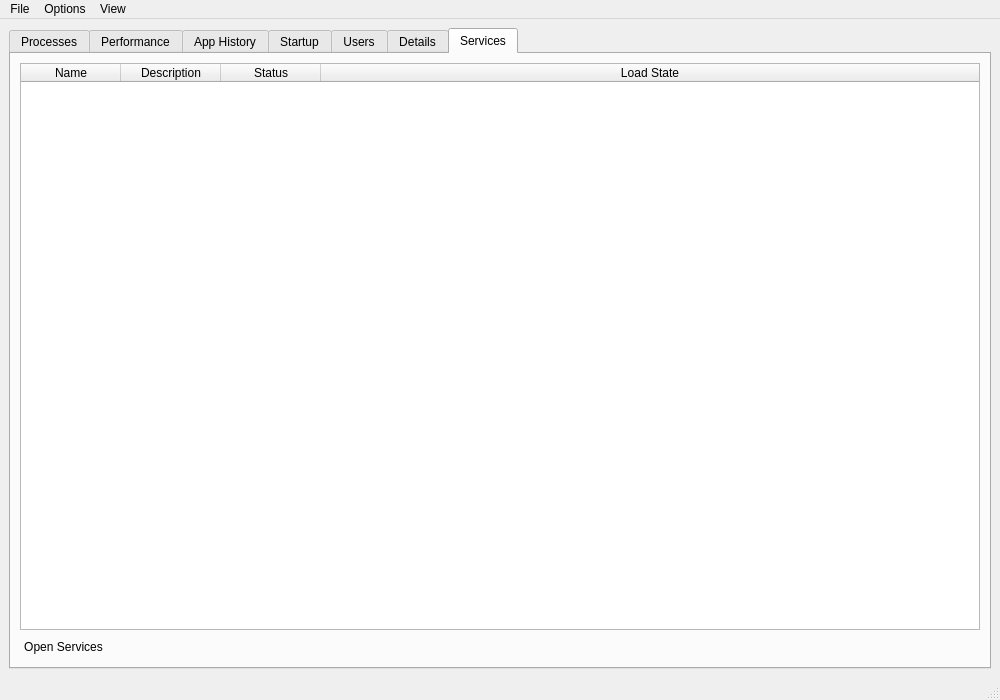
<?xml version="1.0" encoding="UTF-8"?>
<ui version="4.0">
 <class>MainWindow</class>
 <widget class="QMainWindow" name="MainWindow">
  <property name="geometry">
   <rect>
    <x>0</x>
    <y>0</y>
    <width>1000</width>
    <height>700</height>
   </rect>
  </property>
  <property name="windowTitle">
   <string>Linux Task Manager</string>
  </property>
  <widget class="QWidget" name="centralwidget">
   <layout class="QVBoxLayout" name="verticalLayout">
    <item>
     <widget class="QTabWidget" name="tabWidget">
      <property name="currentIndex">
       <number>6</number>
      </property>
      <widget class="QWidget" name="processesTab">
       <attribute name="title">
        <string>Processes</string>
       </attribute>
       <layout class="QVBoxLayout" name="verticalLayout_2">
        <item>
         <widget class="QTableWidget" name="processTable">
          <property name="editTriggers">
           <set>QAbstractItemView::NoEditTriggers</set>
          </property>
          <property name="selectionBehavior">
           <enum>QAbstractItemView::SelectRows</enum>
          </property>
          <property name="showGrid">
           <bool>false</bool>
          </property>
          <property name="columnCount">
           <number>5</number>
          </property>
          <attribute name="horizontalHeaderStretchLastSection">
           <bool>true</bool>
          </attribute>
          <column>
           <property name="text">
            <string>Name</string>
           </property>
          </column>
          <column>
           <property name="text">
            <string>PID</string>
           </property>
          </column>
          <column>
           <property name="text">
            <string>CPU %</string>
           </property>
          </column>
          <column>
           <property name="text">
            <string>Memory (KB)</string>
           </property>
          </column>
          <column>
           <property name="text">
            <string>Owner</string>
           </property>
          </column>
         </widget>
        </item>
        <item>
         <layout class="QHBoxLayout" name="horizontalLayout">
          <item>
           <spacer name="horizontalSpacer">
            <property name="orientation">
             <enum>Qt::Horizontal</enum>
            </property>
            <property name="sizeHint" stdset="0">
             <size>
              <width>40</width>
              <height>20</height>
             </size>
            </property>
           </spacer>
          </item>
          <item>
           <widget class="QPushButton" name="terminateProcessButton">
            <property name="text">
             <string>Terminate Process</string>
            </property>
           </widget>
          </item>
         </layout>
        </item>
       </layout>
      </widget>
      <widget class="QWidget" name="performanceTab">
       <attribute name="title">
        <string>Performance</string>
       </attribute>
      </widget>
      <widget class="QWidget" name="appHistoryTab">
       <attribute name="title">
        <string>App History</string>
       </attribute>
       <layout class="QVBoxLayout" name="verticalLayout_3">
        <item>
         <widget class="QLabel" name="resourceUsageLabel">
          <property name="text">
           <string>Resource usage since [Date] for the current user account.</string>
          </property>
         </widget>
        </item>
        <item>
         <widget class="QPushButton" name="deleteHistoryButton">
          <property name="cursor">
           <cursorShape>PointingHandCursor</cursorShape>
          </property>
          <property name="text">
           <string>Delete usage history</string>
          </property>
          <property name="flat">
           <bool>false</bool>
          </property>
         </widget>
        </item>
        <item>
         <widget class="QTableWidget" name="appHistoryTable">
          <property name="editTriggers">
           <set>QAbstractItemView::NoEditTriggers</set>
          </property>
          <property name="selectionBehavior">
           <enum>QAbstractItemView::SelectRows</enum>
          </property>
          <property name="showGrid">
           <bool>false</bool>
          </property>
          <property name="columnCount">
           <number>5</number>
          </property>
          <attribute name="horizontalHeaderStretchLastSection">
           <bool>true</bool>
          </attribute>
          <column>
           <property name="text">
            <string>Name</string>
           </property>
          </column>
          <column>
           <property name="text">
            <string>CPU time</string>
           </property>
          </column>
          <column>
           <property name="text">
            <string>Network</string>
           </property>
          </column>
          <column>
           <property name="text">
            <string>Metered network</string>
           </property>
          </column>
          <column>
           <property name="text">
            <string>Tile updates</string>
           </property>
          </column>
         </widget>
        </item>
       </layout>
      </widget>
      <widget class="QWidget" name="startupTab">
       <attribute name="title">
        <string>Startup</string>
       </attribute>
       <layout class="QVBoxLayout" name="verticalLayout_4">
        <item>
         <layout class="QHBoxLayout" name="horizontalLayout_2">
          <item>
           <spacer name="horizontalSpacer_2">
            <property name="orientation">
             <enum>Qt::Horizontal</enum>
            </property>
            <property name="sizeHint" stdset="0">
             <size>
              <width>40</width>
              <height>20</height>
             </size>
            </property>
           </spacer>
          </item>
          <item>
           <widget class="QLabel" name="biosTimeLabel">
            <property name="text">
             <string>Last BIOS time: N/A</string>
            </property>
           </widget>
          </item>
         </layout>
        </item>
        <item>
         <widget class="QTableWidget" name="startupTable">
          <property name="editTriggers">
           <set>QAbstractItemView::NoEditTriggers</set>
          </property>
          <property name="selectionBehavior">
           <enum>QAbstractItemView::SelectRows</enum>
          </property>
          <property name="showGrid">
           <bool>false</bool>
          </property>
          <property name="columnCount">
           <number>3</number>
          </property>
          <attribute name="horizontalHeaderStretchLastSection">
           <bool>true</bool>
          </attribute>
          <column>
           <property name="text">
            <string>Name</string>
           </property>
          </column>
          <column>
           <property name="text">
            <string>Command</string>
           </property>
          </column>
          <column>
           <property name="text">
            <string>Status</string>
           </property>
          </column>
         </widget>
        </item>
        <item>
         <layout class="QHBoxLayout" name="horizontalLayout_3">
          <item>
           <spacer name="horizontalSpacer_3">
            <property name="orientation">
             <enum>Qt::Horizontal</enum>
            </property>
            <property name="sizeHint" stdset="0">
             <size>
              <width>40</width>
              <height>20</height>
             </size>
            </property>
           </spacer>
          </item>
          <item>
           <widget class="QPushButton" name="disableStartupButton">
            <property name="text">
             <string>Disable</string>
            </property>
           </widget>
          </item>
         </layout>
        </item>
       </layout>
      </widget>
      <widget class="QWidget" name="usersTab">
       <attribute name="title">
        <string>Users</string>
       </attribute>
       <layout class="QVBoxLayout" name="verticalLayout_5">
        <item>
         <widget class="QTreeWidget" name="usersTreeWidget">
          <property name="editTriggers">
           <set>QAbstractItemView::NoEditTriggers</set>
          </property>
          <attribute name="headerStretchLastSection">
           <bool>false</bool>
          </attribute>
          <column>
           <property name="text">
            <string>User</string>
           </property>
          </column>
          <column>
           <property name="text">
            <string>CPU</string>
           </property>
          </column>
          <column>
           <property name="text">
            <string>Memory</string>
           </property>
          </column>
          <column>
           <property name="text">
            <string>Disk</string>
           </property>
          </column>
          <column>
           <property name="text">
            <string>Network</string>
           </property>
          </column>
         </widget>
        </item>
        <item>
         <layout class="QHBoxLayout" name="horizontalLayout_4">
          <item>
           <spacer name="horizontalSpacer_4">
            <property name="orientation">
             <enum>Qt::Horizontal</enum>
            </property>
            <property name="sizeHint" stdset="0">
             <size>
              <width>40</width>
              <height>20</height>
             </size>
            </property>
           </spacer>
          </item>
          <item>
           <widget class="QPushButton" name="disconnectUserButton">
            <property name="text">
             <string>Disconnect</string>
            </property>
           </widget>
          </item>
         </layout>
        </item>
       </layout>
      </widget>
      <widget class="QWidget" name="detailsTab">
       <attribute name="title">
        <string>Details</string>
       </attribute>
       <layout class="QVBoxLayout" name="verticalLayout_6">
        <item>
         <widget class="QTableWidget" name="detailsTable">
          <property name="editTriggers">
           <set>QAbstractItemView::NoEditTriggers</set>
          </property>
          <property name="selectionBehavior">
           <enum>QAbstractItemView::SelectRows</enum>
          </property>
          <property name="showGrid">
           <bool>false</bool>
          </property>
          <property name="columnCount">
           <number>6</number>
          </property>
          <attribute name="horizontalHeaderStretchLastSection">
           <bool>true</bool>
          </attribute>
          <column>
           <property name="text">
            <string>Name</string>
           </property>
          </column>
          <column>
           <property name="text">
            <string>PID</string>
           </property>
          </column>
          <column>
           <property name="text">
            <string>Status</string>
           </property>
          </column>
          <column>
           <property name="text">
            <string>User name</string>
           </property>
          </column>
          <column>
           <property name="text">
            <string>CPU</string>
           </property>
          </column>
          <column>
           <property name="text">
            <string>Memory (KB)</string>
           </property>
          </column>
         </widget>
        </item>
        <item>
         <layout class="QHBoxLayout" name="horizontalLayout_5">
          <item>
           <spacer name="horizontalSpacer_5">
            <property name="orientation">
             <enum>Qt::Horizontal</enum>
            </property>
            <property name="sizeHint" stdset="0">
             <size>
              <width>40</width>
              <height>20</height>
             </size>
            </property>
           </spacer>
          </item>
          <item>
           <widget class="QPushButton" name="endTaskDetailsButton">
            <property name="text">
             <string>End task</string>
            </property>
           </widget>
          </item>
         </layout>
        </item>
       </layout>
      </widget>
      <widget class="QWidget" name="servicesTab">
       <attribute name="title">
        <string>Services</string>
       </attribute>
       <layout class="QVBoxLayout" name="verticalLayout_7">
        <item>
         <widget class="QTableWidget" name="servicesTable">
          <property name="editTriggers">
           <set>QAbstractItemView::NoEditTriggers</set>
          </property>
          <property name="selectionBehavior">
           <enum>QAbstractItemView::SelectRows</enum>
          </property>
          <property name="showGrid">
           <bool>false</bool>
          </property>
          <property name="columnCount">
           <number>4</number>
          </property>
          <attribute name="horizontalHeaderStretchLastSection">
           <bool>true</bool>
          </attribute>
          <column>
           <property name="text">
            <string>Name</string>
           </property>
          </column>
          <column>
           <property name="text">
            <string>Description</string>
           </property>
          </column>
          <column>
           <property name="text">
            <string>Status</string>
           </property>
          </column>
          <column>
           <property name="text">
            <string>Load State</string>
           </property>
          </column>
         </widget>
        </item>
        <item>
         <layout class="QHBoxLayout" name="horizontalLayout_6">
          <item>
           <widget class="QPushButton" name="openServicesButton">
            <property name="cursor">
             <cursorShape>PointingHandCursor</cursorShape>
            </property>
            <property name="text">
             <string>Open Services</string>
            </property>
            <property name="flat">
             <bool>true</bool>
            </property>
           </widget>
          </item>
          <item>
           <spacer name="horizontalSpacer_6">
            <property name="orientation">
             <enum>Qt::Horizontal</enum>
            </property>
            <property name="sizeHint" stdset="0">
             <size>
              <width>40</width>
              <height>20</height>
             </size>
            </property>
           </spacer>
          </item>
         </layout>
        </item>
       </layout>
      </widget>
     </widget>
    </item>
   </layout>
  </widget>
  <widget class="QMenuBar" name="menubar">
   <property name="geometry">
    <rect>
     <x>0</x>
     <y>0</y>
     <width>1000</width>
     <height>23</height>
    </rect>
   </property>
   <widget class="QMenu" name="menuFile">
    <property name="title">
     <string>File</string>
    </property>
    <addaction name="actionRun_new_task"/>
    <addaction name="separator"/>
    <addaction name="actionExit"/>
   </widget>
   <widget class="QMenu" name="menuOptions">
    <property name="title">
     <string>Options</string>
    </property>
    <addaction name="actionAlways_on_top"/>
    <addaction name="actionHide_when_minimized"/>
   </widget>
   <widget class="QMenu" name="menuView">
    <property name="title">
     <string>View</string>
    </property>
    <addaction name="actionRefresh_now"/>
    <addaction name="actionUpdate_speed"/>
   </widget>
   <addaction name="menuFile"/>
   <addaction name="menuOptions"/>
   <addaction name="menuView"/>
  </widget>
  <widget class="QStatusBar" name="statusbar"/>
  <action name="actionRun_new_task">
   <property name="text">
    <string>Run new task</string>
   </property>
  </action>
  <action name="actionAlways_on_top">
   <property name="checkable">
    <bool>true</bool>
   </property>
   <property name="text">
    <string>Always on top</string>
   </property>
  </action>
  <action name="actionHide_when_minimized">
   <property name="checkable">
    <bool>true</bool>
   </property>
   <property name="text">
    <string>Hide when minimized</string>
   </property>
  </action>
  <action name="actionExit">
   <property name="text">
    <string>Exit</string>
   </property>
  </action>
  <action name="actionRefresh_now">
   <property name="text">
    <string>Refresh now</string>
   </property>
  </action>
  <action name="actionUpdate_speed">
   <property name="text">
    <string>Update speed</string>
   </property>
  </action>
 </widget>
 <resources/>
 <connections/>
</ui>
